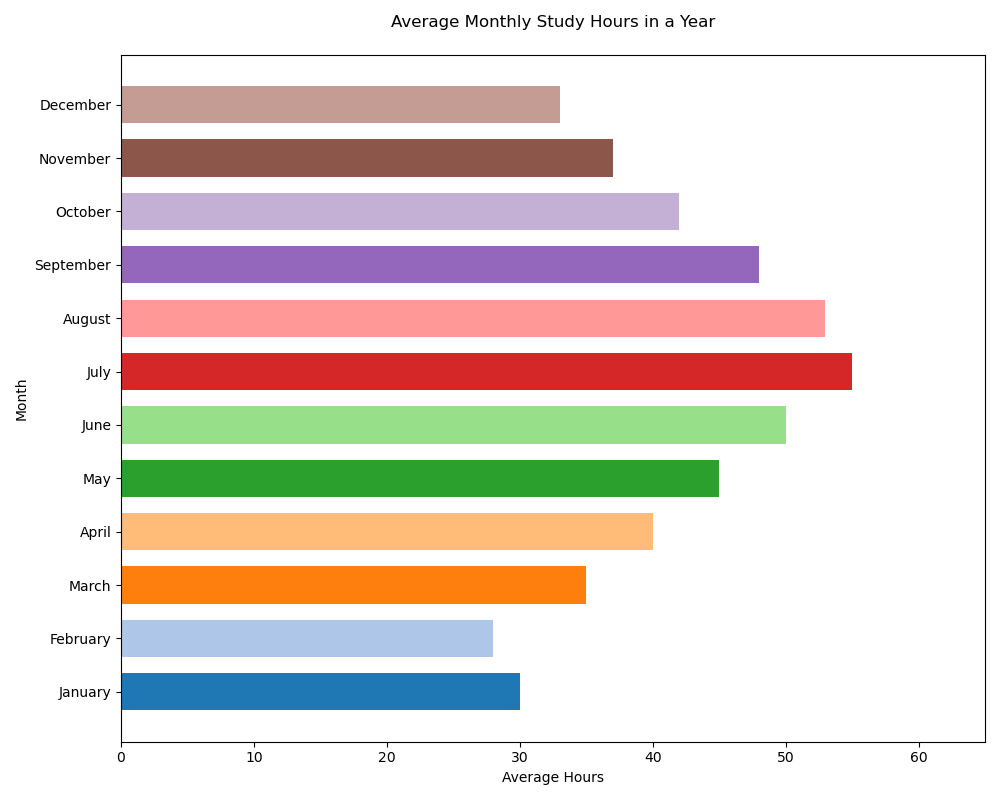

This figure's Python source:

import matplotlib.pyplot as plt

months = ['January', 'February', 'March', 'April', 'May', 'June', 'July', 'August', 'September', 'October', 'November', 'December']
average_hours = [30, 28, 35, 40, 45, 50, 55, 53, 48, 42, 37, 33]

colors = ['#1F77B4', '#AEC7E8', '#FF7F0E', '#FFBB78', '#2CA02C', '#98DF8A', '#D62728', '#FF9896', '#9467BD', '#C5B0D5', '#8C564B', '#C49C94']

plt.figure(figsize=(10, 8))
bar_height = 0.7
plt.barh(months, average_hours, color=colors, height=bar_height)

plt.title('Average Monthly Study Hours in a Year', pad=20)
plt.xlabel('Average Hours')
plt.ylabel('Month')

plt.xlim([0, max(average_hours) + 10])

plt.tight_layout()
plt.show()
